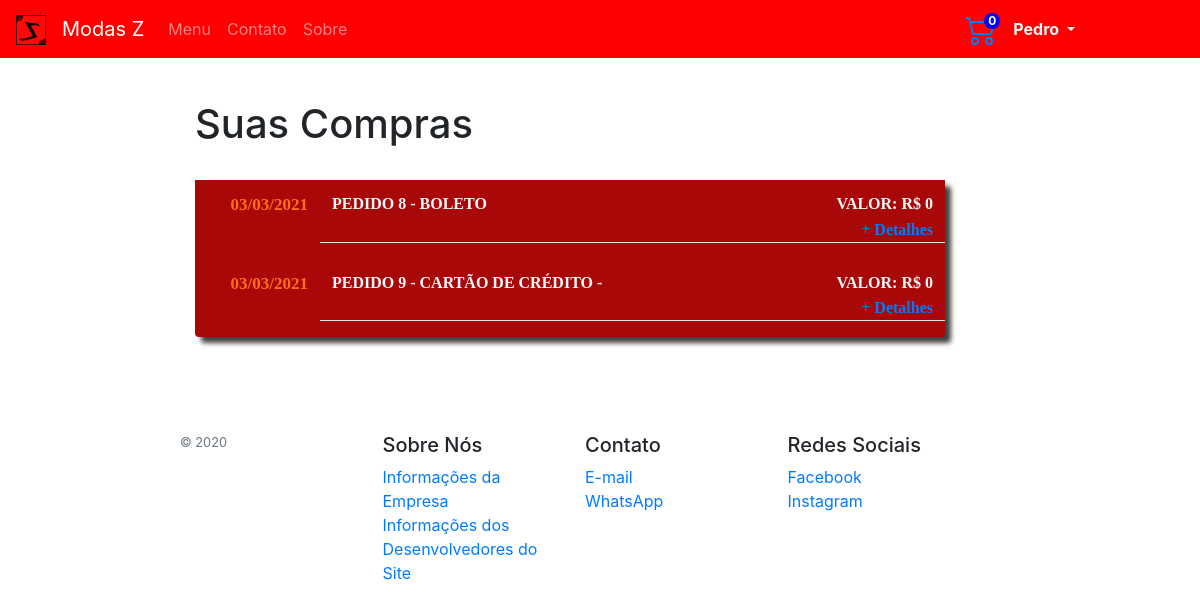
Page /minhasCompras.php (signed in) on the committed database.
### tables this page shows
CREATE TABLE `usuarios` (
  `id` int(11) NOT NULL,
  `adm` tinyint(1) NOT NULL,
  `nome` varchar(30) NOT NULL,
  `sobrenome` varchar(100) NOT NULL,
  `data` date NOT NULL,
  `sexo` varchar(20) NOT NULL,
  `cpf` char(11) NOT NULL,
  `cep` char(8) NOT NULL,
  `telefone` text NOT NULL,
  `endereco` varchar(300) NOT NULL,
  `numero` int(11) NOT NULL,
  `complemento` varchar(300) DEFAULT NULL,
  `cidade` varchar(300) NOT NULL,
  `bairro` varchar(300) NOT NULL,
  `estado` char(2) NOT NULL,
  `email` varchar(300) NOT NULL,
  `senha` varchar(100) NOT NULL,
  `nCartao` char(19) DEFAULT NULL,
  `cpfCartao` char(11) DEFAULT NULL,
  `nomeCartao` varchar(1000) DEFAULT NULL,
  `validadeCartao` text DEFAULT NULL,
  `codigoSeg` char(3) DEFAULT NULL
);

CREATE TABLE `compras` (
  `id` int(11) NOT NULL,
  `idUsuario` int(11) NOT NULL,
  `idProdutos` text NOT NULL,
  `nomeProdutos` text NOT NULL,
  `fotoProdutos` text NOT NULL,
  `qtdProdutos` text NOT NULL,
  `tamanhoProdutos` text NOT NULL,
  `valorProdutos` text NOT NULL,
  `modoPagamento` varchar(20) NOT NULL,
  `valorTotal` double NOT NULL,
  `opcaoEnvio` varchar(20) NOT NULL,
  `dataCompra` date NOT NULL
);

### minhasCompras.php (the view, shortened to what this page needs)
<?php
  include('conexao.php');
  if (isset($_SESSION['email']))
  {
    $logado = $_SESSION['email'];
    $script = 'SELECT * FROM usuarios WHERE email = "' . $logado . '"';
    $consulta = $conexao->query($script);
    $linha = $consulta->fetch_array(MYSQLI_ASSOC);
    $id = $linha['id'];
    $nome = $linha['nome'];
    if (isset($_SESSION['nItensCarrinho'])) {
      $nItensCarrinho = $_SESSION['nItensCarrinho'];
    } else {
      $nItensCarrinho = $_SESSION['nItensCarrinho'];
    }
  } else {
    $_SESSION['nItensCarrinho'] = 0;
    $nItensCarrinho = $_SESSION['nItensCarrinho'];
  }
?>
<!DOCTYPE html>
<html>
<head>
  <link rel="stylesheet" type="text/css" href="CSS/bootstrap.min.css">
  <link rel="stylesheet" type="text/css" href="CSS/my.css">
</head>
<body>
  <nav class="navbar navbar-expand-lg navbar-dark navbar-sm fixed-top">
    <a class="navbar-brand" title="Menu"  href="index.php">
      <img src="Img/Logo.png" width="30" height="30" alt="">
    </a>
    <a class="navbar-brand" title="Menu" href="index.php">Modas Z</a>
    <div class="collapse navbar-collapse" id="navbarSupportedContent" style="margin-right: 101px;">
      <ul class="navbar-nav mr-auto">
        <li class="nav-item">
          <a class="nav-link " href="index.php">Menu<span class="sr-only"></span></a>
        </li>
        <li class="nav-item">
          <a class="nav-link " href="contato.php" tabindex="-1">Contato</a>
        </li>
        <li class="nav-item">
          <a class="nav-link " href="sobre.php" tabindex="-2">Sobre</a>
        </li>
      </ul>
      <a href="carrinho.php" class="mr-3"><span class="numItensCarrinho" name="numItensCarrinho"><?php echo $nItensCarrinho; ?></span><a>
        <div class="dropdown show mr-2">
          <a class="text-light dropdown-toggle font-weight-bold" href="#" role="button" id="dropdownMenuLink" data-toggle="dropdown" aria-haspopup="true" aria-expanded="false"><?php echo $nome; ?> </a>
        </div>
      </div>
    </nav>
    <h1 class="col-12">Suas Compras</h1><br>
    <div class="container col-12 divMinhasCompras rounded mb-5">
      <div class="divProdutoCarrinho border-0 card rounded w-100 h-auto darkmode-ignore mb-4">
      <?php
              $script = "SELECT * FROM compras WHERE idUsuario = $id";
              $totalCompras =  $consulta->num_rows;
              $consulta = $conexao->query($script);
              if ($totalCompras > 0) {
                while ($linha = $consulta->fetch_array(MYSQLI_ASSOC)) {
                  $idCompra = $linha['id'];
                  $modoPagamento = $linha['modoPagamento'];
                  $valorTotal = str_replace(".",",",$linha['valorTotal']);
                  $dataCompra = $linha['dataCompra'];
                  $dataCompraAno = substr($dataCompra,0,4);
                  $dataCompraMes = substr($dataCompra,-5,2);
                  $dataCompraDia = substr($dataCompra,8,10);
                  $dataCompra = $dataCompraDia . "/" . $dataCompraMes . "/" . $dataCompraAno;
                  echo '
                <table class="table border-0 rounded" style="font-family: serif;">
                  <thead class="p-0 m-0">
                    <tr class="d-flex border-0 p-0 m-0">
                      <th class="border-0 text-right col-2 pb-0 pl-0 " style="color: #FF6D20; font-size: 17px;">' . $dataCompra . '</th>
                      <th class="border-0 text-light text-left col-7 pb-0 ">PEDIDO ' . $idCompra . ' - ' . mb_strtoupper($modoPagamento, 'UTF-8') . '</th>
                      <th class="border-0 text-light text-right col-3 pb-0 ">VALOR: R$ ' . $valorTotal . '</th>
                    </tr>
                  </thead>
                  <tbody class="pt-0">
                  <tr class="d-flex pt-0">
                    <th class="border-0 col-2"></th>
                    <th class="border-top-0 border-bottom col-7"></th>
                    <td class="border-top-0 font-weight-bold border-bottom text-right py-0 col-3"><a href="minhasComprasDetalhada.php?id=' . $idCompra . '">+ Detalhes</a></td>
                    </tr>
                  </tbody>
                </table>
                '; }} else {
                  $fezCompras = false;
                }
          ?>
      </div>
    </div>
    <footer class=" py-5">
      <div class="row">
        <div class="col- col-12 col-md">
          <small class="d-block mb-3 text-muted">&copy; 2020</small>
        </div>
        <div class="col- col-6 col-md">
          <h5>Sobre Nós</h5>
          <ul class="list-unstyled text-small">
            <li><a href="sobre.php#SD">Informações da Empresa</a></li>
            <li><a href="sobre.php">Informações dos Desenvolvedores do Site</a></li>
          </ul>
        </div>
        <div class="col- col-6 col-md">
          <h5>Contato</h5>
          <ul class="list-unstyled text-small">
            <li><a href="contato.php">E-mail</a></li>
            <li><a href="contato.php#SD">WhatsApp</a></li>
          </ul>
        </div>
        <div class="col- col-6 col-md">
          <h5>Redes Sociais</h5>
          <ul class="list-unstyled text-small">
            <li><a target="_blank" href="https://www.facebook.com">Facebook</a></li>
            <li><a target="_blank" href="https://www.instagram.com/modaz">Instagram</a></li>
          </ul>
        </div>
      </div>
    </footer>
    </body>
    </html>

### CSS/my.css (style rules this page uses)
.navbar { background-color: red; }
body { margin: 100px 20% 0 15%; }
.card { background-color: #A90808; }
thead { background-color: #A90808; }
th { width: 50%; }
a:link { text-decoration: none; }
.numItensCarrinho { position: fixed; margin-left: -13px; line-height: 1rem; height: 1rem; width: 1rem; -webkit-border-radius: 1rem; border-radius: 3rem; background-color: blue; color: #fff; font-size: .75rem; font-weight: 700; z-index: 1; text-align: center; }
.divProdutoCarrinho { -webkit-box-shadow: 6px 6px 5px 0px rgba(0,0,0,0.75); -moz-box-shadow: 6px 6px 5px 0px rgba(0,0,0,0.75); box-shadow: 6px 6px 5px 0px rgba(0,0,0,0.75); }

### rows in the picture
usuarios: nome "Pedro"
compras: dataCompra "03/03/2021", id "8", modoPagamento "BOLETO", valorTotal "0"
compras: dataCompra "03/03/2021", id "9", modoPagamento "CARTÃO DE CRÉDITO -", valorTotal "0"

### other values in the picture
$nItensCarrinho "0"
